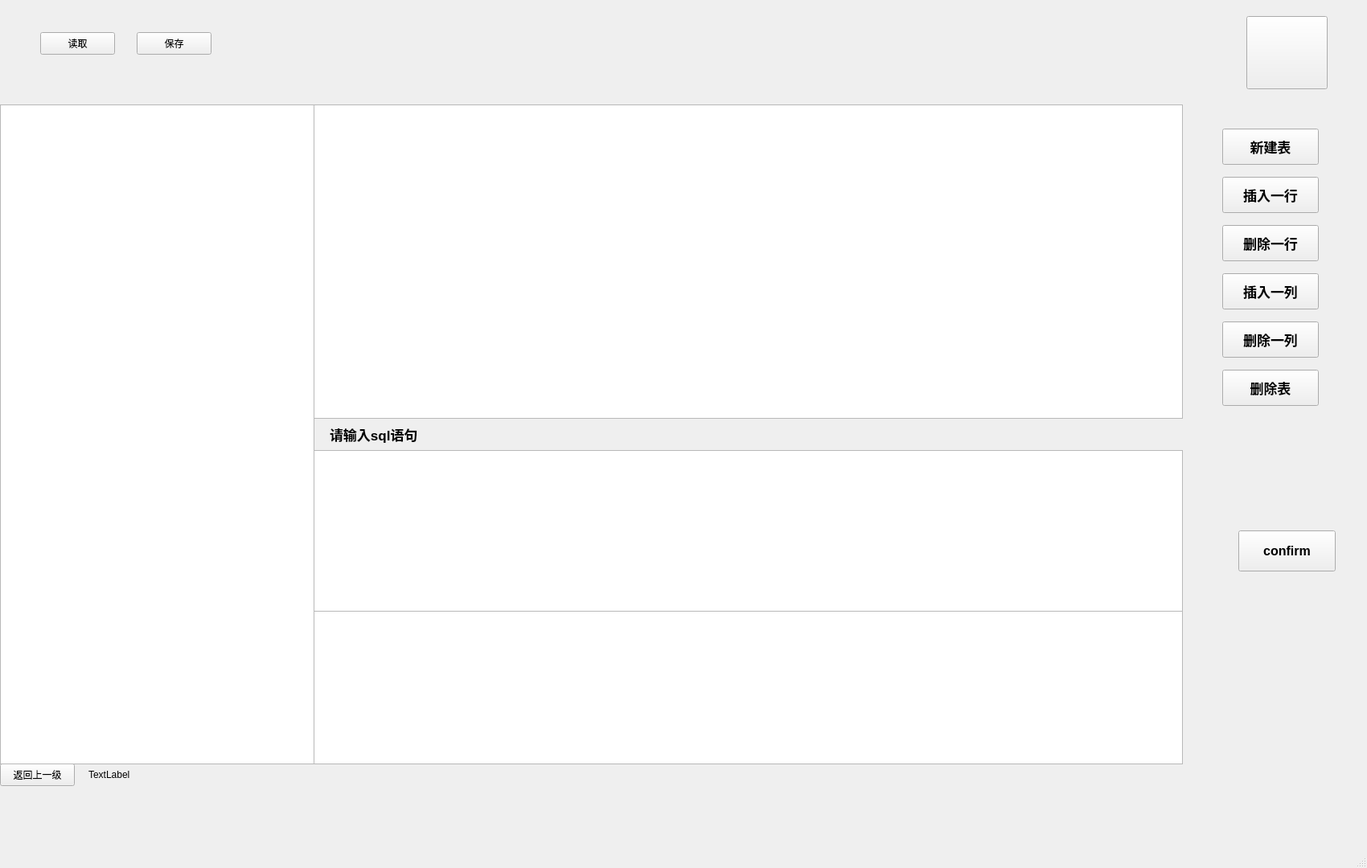
<?xml version="1.0" encoding="UTF-8"?>
<ui version="4.0">
 <class>MainWindow</class>
 <widget class="QMainWindow" name="MainWindow">
  <property name="geometry">
   <rect>
    <x>0</x>
    <y>0</y>
    <width>1700</width>
    <height>1080</height>
   </rect>
  </property>
  <property name="windowTitle">
   <string>MainWindow</string>
  </property>
  <property name="styleSheet">
   <string notr="true"/>
  </property>
  <widget class="QWidget" name="centralwidget">
   <widget class="QPushButton" name="pushButton">
    <property name="geometry">
     <rect>
      <x>1540</x>
      <y>660</y>
      <width>121</width>
      <height>51</height>
     </rect>
    </property>
    <property name="font">
     <font>
      <pointsize>12</pointsize>
      <weight>75</weight>
      <bold>true</bold>
     </font>
    </property>
    <property name="styleSheet">
     <string notr="true">border-image: url(:/new/prefix1/ui/push.png);</string>
    </property>
    <property name="text">
     <string>confirm</string>
    </property>
   </widget>
   <widget class="QTextBrowser" name="textBrowser">
    <property name="geometry">
     <rect>
      <x>390</x>
      <y>760</y>
      <width>1081</width>
      <height>191</height>
     </rect>
    </property>
    <property name="font">
     <font>
      <pointsize>12</pointsize>
     </font>
    </property>
   </widget>
   <widget class="QTextEdit" name="textEdit">
    <property name="geometry">
     <rect>
      <x>390</x>
      <y>560</y>
      <width>1081</width>
      <height>201</height>
     </rect>
    </property>
    <property name="font">
     <font>
      <pointsize>12</pointsize>
     </font>
    </property>
   </widget>
   <widget class="QLabel" name="label">
    <property name="geometry">
     <rect>
      <x>0</x>
      <y>0</y>
      <width>1920</width>
      <height>1300</height>
     </rect>
    </property>
    <property name="styleSheet">
     <string notr="true">background-image: url(:/new/prefix1/ui/201909271220430vlYm.jpg);</string>
    </property>
    <property name="text">
     <string/>
    </property>
   </widget>
   <widget class="QLabel" name="label_2">
    <property name="geometry">
     <rect>
      <x>410</x>
      <y>520</y>
      <width>161</width>
      <height>41</height>
     </rect>
    </property>
    <property name="font">
     <font>
      <pointsize>13</pointsize>
      <weight>75</weight>
      <bold>true</bold>
     </font>
    </property>
    <property name="text">
     <string>请输入sql语句</string>
    </property>
   </widget>
   <widget class="QPushButton" name="pushButton_2">
    <property name="geometry">
     <rect>
      <x>2000</x>
      <y>40</y>
      <width>179</width>
      <height>26</height>
     </rect>
    </property>
    <property name="font">
     <font>
      <pointsize>10</pointsize>
      <weight>75</weight>
      <bold>true</bold>
     </font>
    </property>
    <property name="text">
     <string>create/drop table</string>
    </property>
   </widget>
   <widget class="QPushButton" name="pushButton_5">
    <property name="geometry">
     <rect>
      <x>2000</x>
      <y>0</y>
      <width>101</width>
      <height>31</height>
     </rect>
    </property>
    <property name="font">
     <font>
      <pointsize>10</pointsize>
      <weight>75</weight>
      <bold>true</bold>
     </font>
    </property>
    <property name="text">
     <string>insert</string>
    </property>
   </widget>
   <widget class="QPushButton" name="pushButton_4">
    <property name="geometry">
     <rect>
      <x>2000</x>
      <y>0</y>
      <width>101</width>
      <height>31</height>
     </rect>
    </property>
    <property name="font">
     <font>
      <pointsize>10</pointsize>
      <weight>75</weight>
      <bold>true</bold>
     </font>
    </property>
    <property name="text">
     <string>select</string>
    </property>
   </widget>
   <widget class="QPushButton" name="pushButton_3">
    <property name="geometry">
     <rect>
      <x>2000</x>
      <y>0</y>
      <width>101</width>
      <height>31</height>
     </rect>
    </property>
    <property name="font">
     <font>
      <pointsize>10</pointsize>
      <weight>75</weight>
      <bold>true</bold>
     </font>
    </property>
    <property name="text">
     <string>alter </string>
    </property>
   </widget>
   <widget class="QPushButton" name="pushButton_6">
    <property name="geometry">
     <rect>
      <x>2000</x>
      <y>0</y>
      <width>101</width>
      <height>31</height>
     </rect>
    </property>
    <property name="font">
     <font>
      <pointsize>10</pointsize>
      <weight>75</weight>
      <bold>true</bold>
     </font>
    </property>
    <property name="text">
     <string>update</string>
    </property>
   </widget>
   <widget class="QPushButton" name="pushButton_8">
    <property name="geometry">
     <rect>
      <x>2000</x>
      <y>40</y>
      <width>101</width>
      <height>31</height>
     </rect>
    </property>
    <property name="font">
     <font>
      <pointsize>10</pointsize>
      <weight>75</weight>
      <bold>true</bold>
     </font>
    </property>
    <property name="text">
     <string>delete</string>
    </property>
   </widget>
   <widget class="QPushButton" name="pushButton_9">
    <property name="geometry">
     <rect>
      <x>2000</x>
      <y>40</y>
      <width>151</width>
      <height>31</height>
     </rect>
    </property>
    <property name="font">
     <font>
      <pointsize>10</pointsize>
      <weight>75</weight>
      <bold>true</bold>
     </font>
    </property>
    <property name="text">
     <string>create/drop db</string>
    </property>
   </widget>
   <widget class="QTableWidget" name="tableWidget">
    <property name="geometry">
     <rect>
      <x>390</x>
      <y>130</y>
      <width>1081</width>
      <height>391</height>
     </rect>
    </property>
   </widget>
   <widget class="QPushButton" name="pushButton_7">
    <property name="geometry">
     <rect>
      <x>50</x>
      <y>40</y>
      <width>93</width>
      <height>28</height>
     </rect>
    </property>
    <property name="styleSheet">
     <string notr="true">border-image: url(:/new/prefix1/ui/1.png);</string>
    </property>
    <property name="text">
     <string>读取</string>
    </property>
   </widget>
   <widget class="QPushButton" name="pushButton_10">
    <property name="geometry">
     <rect>
      <x>0</x>
      <y>950</y>
      <width>93</width>
      <height>28</height>
     </rect>
    </property>
    <property name="styleSheet">
     <string notr="true">border-image: url(:/new/prefix1/ui/1.png);</string>
    </property>
    <property name="text">
     <string>返回上一级</string>
    </property>
   </widget>
   <widget class="QLabel" name="label_3">
    <property name="geometry">
     <rect>
      <x>110</x>
      <y>950</y>
      <width>460</width>
      <height>28</height>
     </rect>
    </property>
    <property name="text">
     <string>TextLabel</string>
    </property>
   </widget>
   <widget class="QTreeView" name="treeView">
    <property name="geometry">
     <rect>
      <x>0</x>
      <y>130</y>
      <width>391</width>
      <height>821</height>
     </rect>
    </property>
   </widget>
   <widget class="QPushButton" name="pushButton_11">
    <property name="geometry">
     <rect>
      <x>170</x>
      <y>40</y>
      <width>93</width>
      <height>28</height>
     </rect>
    </property>
    <property name="styleSheet">
     <string notr="true">border-image: url(:/new/prefix1/ui/1.png);</string>
    </property>
    <property name="text">
     <string>保存</string>
    </property>
   </widget>
   <widget class="QPushButton" name="pushButton_12">
    <property name="geometry">
     <rect>
      <x>1520</x>
      <y>160</y>
      <width>120</width>
      <height>45</height>
     </rect>
    </property>
    <property name="font">
     <font>
      <family>Adobe Arabic</family>
      <pointsize>13</pointsize>
      <weight>75</weight>
      <bold>true</bold>
     </font>
    </property>
    <property name="styleSheet">
     <string notr="true">
border-image: url(:/new/prefix1/ui/button (1).png);</string>
    </property>
    <property name="text">
     <string>新建表</string>
    </property>
   </widget>
   <widget class="QPushButton" name="pushButton_13">
    <property name="geometry">
     <rect>
      <x>1520</x>
      <y>220</y>
      <width>120</width>
      <height>45</height>
     </rect>
    </property>
    <property name="font">
     <font>
      <family>Adobe Arabic</family>
      <pointsize>13</pointsize>
      <weight>75</weight>
      <bold>true</bold>
     </font>
    </property>
    <property name="styleSheet">
     <string notr="true">border-image: url(:/new/prefix1/ui/button (1).png);</string>
    </property>
    <property name="text">
     <string>插入一行</string>
    </property>
   </widget>
   <widget class="QPushButton" name="pushButton_14">
    <property name="geometry">
     <rect>
      <x>1520</x>
      <y>280</y>
      <width>120</width>
      <height>45</height>
     </rect>
    </property>
    <property name="font">
     <font>
      <family>Adobe Arabic</family>
      <pointsize>13</pointsize>
      <weight>75</weight>
      <bold>true</bold>
     </font>
    </property>
    <property name="styleSheet">
     <string notr="true">border-image: url(:/new/prefix1/ui/button (1).png);</string>
    </property>
    <property name="text">
     <string>删除一行</string>
    </property>
   </widget>
   <widget class="QPushButton" name="pushButton_17">
    <property name="geometry">
     <rect>
      <x>1520</x>
      <y>340</y>
      <width>120</width>
      <height>45</height>
     </rect>
    </property>
    <property name="font">
     <font>
      <family>Adobe Arabic</family>
      <pointsize>13</pointsize>
      <weight>75</weight>
      <bold>true</bold>
     </font>
    </property>
    <property name="styleSheet">
     <string notr="true">border-image: url(:/new/prefix1/ui/button (1).png);</string>
    </property>
    <property name="text">
     <string>插入一列</string>
    </property>
   </widget>
   <widget class="QPushButton" name="pushButton_18">
    <property name="geometry">
     <rect>
      <x>1520</x>
      <y>400</y>
      <width>120</width>
      <height>45</height>
     </rect>
    </property>
    <property name="font">
     <font>
      <family>Adobe Arabic</family>
      <pointsize>13</pointsize>
      <weight>75</weight>
      <bold>true</bold>
     </font>
    </property>
    <property name="styleSheet">
     <string notr="true">border-image: url(:/new/prefix1/ui/button (1).png);</string>
    </property>
    <property name="text">
     <string>删除一列</string>
    </property>
   </widget>
   <widget class="QPushButton" name="pushButton_15">
    <property name="geometry">
     <rect>
      <x>1550</x>
      <y>20</y>
      <width>101</width>
      <height>91</height>
     </rect>
    </property>
    <property name="styleSheet">
     <string notr="true">border-image: url(:/new/prefix1/ui/button (4).png);</string>
    </property>
    <property name="text">
     <string/>
    </property>
   </widget>
   <widget class="QPushButton" name="pushButton_16">
    <property name="geometry">
     <rect>
      <x>1520</x>
      <y>460</y>
      <width>120</width>
      <height>45</height>
     </rect>
    </property>
    <property name="font">
     <font>
      <family>Adobe Arabic</family>
      <pointsize>13</pointsize>
      <weight>75</weight>
      <bold>true</bold>
     </font>
    </property>
    <property name="styleSheet">
     <string notr="true">border-image: url(:/new/prefix1/ui/button (1).png);</string>
    </property>
    <property name="text">
     <string>删除表</string>
    </property>
   </widget>
   <zorder>label</zorder>
   <zorder>pushButton</zorder>
   <zorder>textBrowser</zorder>
   <zorder>textEdit</zorder>
   <zorder>label_2</zorder>
   <zorder>pushButton_2</zorder>
   <zorder>pushButton_5</zorder>
   <zorder>pushButton_4</zorder>
   <zorder>pushButton_3</zorder>
   <zorder>pushButton_6</zorder>
   <zorder>pushButton_8</zorder>
   <zorder>pushButton_9</zorder>
   <zorder>tableWidget</zorder>
   <zorder>pushButton_7</zorder>
   <zorder>pushButton_10</zorder>
   <zorder>label_3</zorder>
   <zorder>treeView</zorder>
   <zorder>pushButton_11</zorder>
   <zorder>pushButton_12</zorder>
   <zorder>pushButton_13</zorder>
   <zorder>pushButton_14</zorder>
   <zorder>pushButton_17</zorder>
   <zorder>pushButton_18</zorder>
   <zorder>pushButton_15</zorder>
   <zorder>pushButton_16</zorder>
  </widget>
  <widget class="QMenuBar" name="menubar">
   <property name="geometry">
    <rect>
     <x>0</x>
     <y>0</y>
     <width>1700</width>
     <height>25</height>
    </rect>
   </property>
  </widget>
  <widget class="QStatusBar" name="statusbar"/>
 </widget>
 <resources/>
 <connections/>
</ui>
